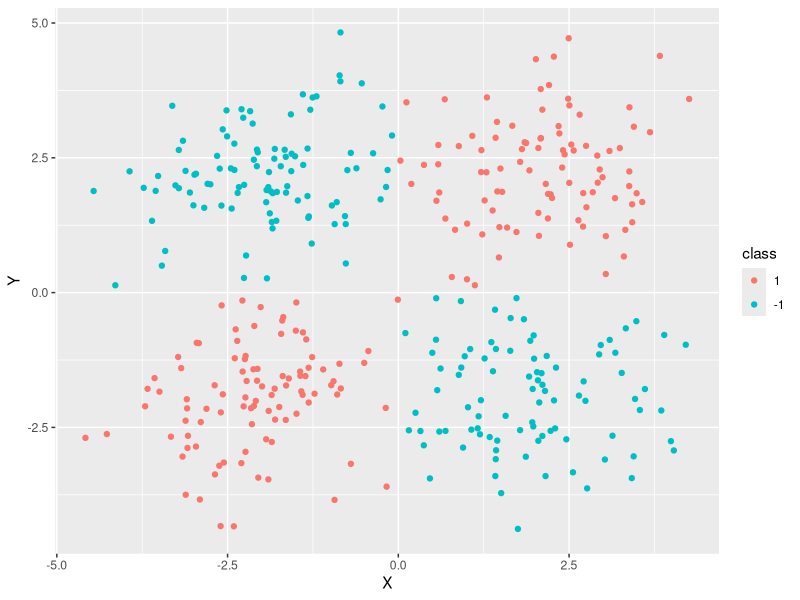

Here is the R script that generated this plot:
## ---- chunk 1
library(knitr)
hook_output = knit_hooks$get('output')
knit_hooks$set(output = function(x, options) {
  # this hook is used only when the linewidth option is not NULL
  if (!is.null(n <- options$linewidth)) {
    x = knitr:::split_lines(x)
    # any lines wider than n should be wrapped
    if (any(nchar(x) > n)) x = strwrap(x, width = n)
    x = paste(x, collapse = '\n')
  }
  hook_output(x, options)
})

knitr::opts_chunk$set(cache = FALSE, message = FALSE,
                      linewidth = 50)
## ---- chunk 2
library(mvtnorm)
library(purrr)
library(tidyverse)

n <- 100
mean_vec <- list(c(2, 2), c(2, -2), c(-2, -2), c(-2, 2))

dataset <- map_df(mean_vec, \(mean) {
    data <- as_tibble(rmvnorm(n, mean = mean))
    names(data) <- c("X", "Y")
    mutate(data, class = sign(prod(mean)))
})

dataset |> 
    filter(sign(X * Y) == class) |> 
    mutate(class = factor(class, levels = c(1, -1))) |> 
    ggplot(aes(x = X, y = Y, 
               colour = class)) +
    geom_point()
## ---- chunk 3
props <- c(13/100, 87/100)

-sum(props * log(props))

# Compare to maximum
log(2)
## ---- chunk 4
props <- c(13/100, 87/100)
props_m <- c(8/30, 22/30)
props_f <- c(5/70, 65/70)

entropy_full <- -sum(props * log(props))
entropy_male <- -sum(props_m * log(props_m))
entropy_fem <- -sum(props_f * log(props_f))

c(entropy_full, entropy_male, entropy_fem)
## ---- chunk 5
entropy_full - (29/100)*entropy_male - 
    (71/100)*entropy_fem
